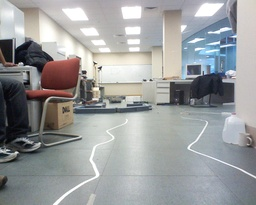
//> input picture test_data/2010-01-31-stereo0-left.jpg, 256 x 205 px, shrunk from 1280 x 1024 before the run; the run also reads 1 picture not shown here
$ ./stereo_demo ../test_data/2010-01-31-stereo0-left.jpg ../test_data/2010-01-31-stereo1-left.jpg ../test_data/2010-01-31-stereo1-left.jpg   (built with g++ and OpenCV 4)
//> lines starting //> are read from the running program, lines starting //| are printed output that depends on the picture
### ai_lib/stereo.h
/*
 * stereo.h
 *
 */
#include <vector>
#include <opencv/cv.h>
using namespace cv;

#ifndef STEREO_H_
#define STEREO_H_

void maskedMatchTemplate(Mat& templ, Mat& search, Mat& result, Mat& mask);
Point3f stereo_calc(Point left, Point right);
void find_depths(vector<Rect>* coords, Mat left, Mat right, Mat mask, vector<Point3f>* result);

#endif /* STEREO_H_ */

### ai_lib/stereo.cpp
/*
 * Stereo code
 */

#include <vector>
#include <opencv/cv.h>
#include <opencv/highgui.h>
#include <stdio.h>
#include <assert.h>
#include <math.h>

using namespace cv;

// the y disparity allowed (in pixels)
// increasing this might introduce errors+run slower
#define SCANLINE_DELTA 10

// camera parameters
#define BASELINE 13.0 // in CM between cameras
#define FOCAL_LENGTH 100 // by testing

/* needs to implement CV_TM_SQDIFF along with a mask (only take the difference
 * if mask at that point == 1
 *
 * Result(x,y) = Sum over x',y' of pixels in Template of (Mask(x',y')) : (Template(x',y') - Source(x+x', y+y'))^2 ? 0;
 */

// [30 lines left out: functions maskedMatchTemplate, stereo_calc, not called in this run]

// mask and coords are in the left image, searching right image
void find_depths(vector<Rect>* coords, Mat left, Mat right, Mat mask, vector<Point3f>* return_points) {
	Point3f location;
	Point min_point;
	// make local copies of matrix data
	Mat copy_left;
	Mat copy_right;
	right.copyTo(copy_right);
	left.copyTo(copy_left);
	Mat bw_right, bw_left;
	Mat match_region;
	Mat obstacle;
	Mat obstacle_mask;
	Mat result;
	double test=0.0;

	// convert to gray, mask background

	cvtColor(copy_right, bw_right, CV_RGB2GRAY);
	cvtColor(copy_left, bw_left, CV_RGB2GRAY);
	//bitwise_and(bw_left, mask, bw_left);

	for(vector<Rect>::const_iterator it = coords->begin(); it != coords->end(); ++it) {
		// allocate result matrix
		// result matrix should be (W - w + 1) x (H - h + 1) where WxH are right subimage dimensions, wxh are object dimensions
		// Right image obstacle ALWAYS to the left of the left image obstacle, +- SCANLINE_DELTA pixels in the y direction
		result.create(Size((*it).x + 1, SCANLINE_DELTA*2 + 1), CV_8UC(15));

		// cut obstacle
		obstacle = bw_left(*it); // set the image ROI to the current Rect of interest (left eye)
		obstacle_mask = mask(*it);
		//imshow("obstacle", obstacle);
		//imshow("obstacle_mask", obstacle_mask);
		// set match region (x,y,width,height)
		match_region = bw_right(Rect(0, (*it).y-SCANLINE_DELTA, (*it).x + (*it).width, (*it).height + 2*SCANLINE_DELTA));
		//imshow("match_region", match_region);

		// match
		maskedMatchTemplate(match_region, obstacle, result, obstacle_mask);
		//imshow("result", result);

		// find best result (minimum)
		minMaxLoc(result, &test, NULL, &min_point, NULL);
		// calculate range
		//printf("(%d,%d)=%f, (%d,%d), %d\n", test, min_point.x, min_point.y, (*it).x, (*it).y, (*it).x-min_point.x);
		location = stereo_calc(Point((*it).x, (*it).y), min_point);

		// store
		return_points->push_back(location);
	}
}

### ai_lib/stereo_demo.cpp
/*
 * stereo_demo.cpp
 *
 */

#include "stereo.h"
#include <stdlib.h>
#include <stdio.h>
#include <opencv/cv.h>
#include <opencv/highgui.h>

using namespace cv;
struct demostate {
	Rect curtarget;
	int current_state;
	vector<Rect> defined_targets;
};

typedef struct demostate DemoState;

void window_callback(int event, int x, int y, int flags, void* state) {
	DemoState* cast_state = (DemoState*) state;
	switch (event) {
		case CV_EVENT_LBUTTONDOWN:
			// set x,y
			cast_state->curtarget.x = x;
			cast_state->curtarget.y = y;
			cast_state->curtarget.width = 1;
			cast_state->curtarget.height = 1;
			cast_state->current_state = CV_EVENT_LBUTTONDOWN;
			break;
		case CV_EVENT_LBUTTONUP:
			// set final width
			if (cast_state->current_state == CV_EVENT_LBUTTONDOWN) {
				cast_state->curtarget.width = abs(cast_state->curtarget.x-x);
				cast_state->curtarget.height = abs(cast_state->curtarget.y-y);
				// add to vector
				cast_state->defined_targets.push_back(cast_state->curtarget);
				cast_state->current_state = -1;
			}

			break;
		case CV_EVENT_RBUTTONDOWN:
			if (!cast_state->defined_targets.empty()) {
				cast_state->defined_targets.pop_back();
			}
			break;
	}
}
// $./stereo_test left.png right.png mask.png


int main(int argc, char* argv[]) {
	Mat left;
	Mat right;
	Mat mask;
	Mat demoimg;
	DemoState state;
	char buffer[100];
	vector<Point3f> results;
	vector<Point3f>::const_iterator pointit;
	int i;
	// load images as grayscale
	left = imread(argv[1]);
//> left is the input picture: 205 rows x 256 cols, CV_8UC3; mean B, G, R 157.1, 156.4, 154.5
	right = imread(argv[2]);
	mask = imread(argv[3], 0);
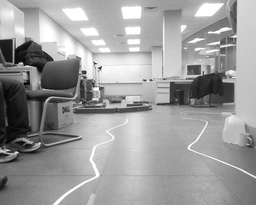
//> mask: 205 rows x 256 cols, CV_8UC1; min 0, max 255, mean 156
	namedWindow("Stereo Demo", CV_WINDOW_AUTOSIZE);
	cvSetMouseCallback("Stereo Demo", window_callback, &state);

	while (i != 'q') {
		left.copyTo(demoimg); // copy for this frame
		// call stereo code
		results.erase(results.begin(), results.end());
		find_depths(&state.defined_targets, left, right, mask, &results);

		// draw results
		pointit = results.begin();
		for (vector<Rect>::const_iterator it = state.defined_targets.begin(); it != state.defined_targets.end(); ++it) {
			rectangle(demoimg, Point(it->x, it->y), Point(it->x+it->width, it->y+it->height), Scalar(255,0,0));
			sprintf(buffer, "(%.2f, %.2f, %.2f)",pointit->x, pointit->y, pointit->z);
			putText(demoimg, buffer, Point(it->x, it->y), CV_FONT_HERSHEY_COMPLEX_SMALL, 0.6, Scalar(255,255,0));
			++pointit;
		}
		imshow("Stereo Demo", demoimg);
		i = waitKey(30);
	}

	return 0;
}
